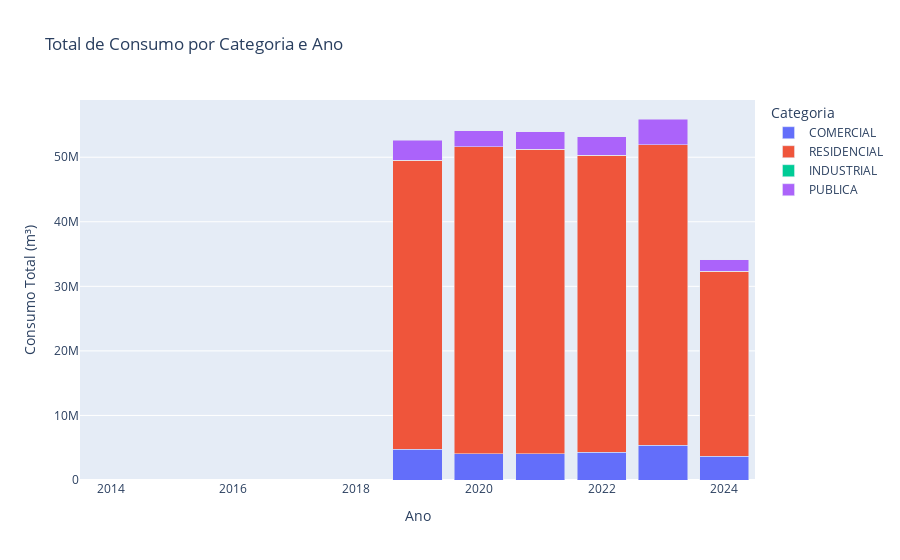

Write notebook code for a chart like this one.
### Markdown cell above
### Big Numbers

### Code cell
df_consumo['Year'] = df_consumo['DAT_LEITURA'].dt.year

df_totals = df_consumo.groupby(['Year', 'CATEGORIA']).agg({
    'CONS_MEDIDO': ['sum', 'mean']
}).reset_index()

df_totals.columns = ['Year', 'CATEGORIA', 'Total_Consumo', 'Media_Consumo']

df_totals_sorted = df_totals.sort_values(by=['Year', 'CATEGORIA'])

fig_total = px.bar(df_totals_sorted, x='Year', y='Total_Consumo', color='CATEGORIA',
                   title='Total de Consumo por Categoria e Ano',
                   labels={'Total_Consumo': 'Consumo Total (m³)', 'Year': 'Ano', 'CATEGORIA': 'Categoria'},
                   barmode='stack')

fig_total.update_layout(xaxis_title='Ano', yaxis_title='Consumo Total (m³)')
fig_total.show()

### Figure 1 — Plotly figure (JSON) as saved in the notebook; plotly's stock layout.template omitted (floating-point values rounded to 4 significant figures)
{"data": [{"alignmentgroup": "True", "hovertemplate": "Categoria=COMERCIAL<br>Ano=%{x}<br>Consumo Total (m³)=%{y}<extra></extra>", "legendgroup": "COMERCIAL", "marker": {"color": "#636efa", "pattern": {"shape": ""}}, "name": "COMERCIAL", "offsetgroup": "COMERCIAL", "orientation": "v", "showlegend": true, "textposition": "auto", "type": "bar", "x": [2014, 2019, 2020, 2021, 2022, 2023, 2024], "xaxis": "x", "y": [15, 4796346, 4098242, 4063695, 4279941, 5376495, 3658122], "yaxis": "y"}, {"alignmentgroup": "True", "hovertemplate": "Categoria=RESIDENCIAL<br>Ano=%{x}<br>Consumo Total (m³)=%{y}<extra></extra>", "legendgroup": "RESIDENCIAL", "marker": {"color": "#EF553B", "pattern": {"shape": ""}}, "name": "RESIDENCIAL", "offsetgroup": "RESIDENCIAL", "orientation": "v", "showlegend": true, "textposition": "auto", "type": "bar", "x": [2014, 2019, 2020, 2021, 2022, 2023, 2024], "xaxis": "x", "y": [485, 44713831, 47531688, 47148936, 46049101, 46547239, 28663745], "yaxis": "y"}, {"alignmentgroup": "True", "hovertemplate": "Categoria=INDUSTRIAL<br>Ano=%{x}<br>Consumo Total (m³)=%{y}<extra></extra>", "legendgroup": "INDUSTRIAL", "marker": {"color": "#00cc96", "pattern": {"shape": ""}}, "name": "INDUSTRIAL", "offsetgroup": "INDUSTRIAL", "orientation": "v", "showlegend": true, "textposition": "auto", "type": "bar", "x": [2019, 2020, 2021, 2022, 2023, 2024], "xaxis": "x", "y": [14584, 16382, 9017, 10561, 12872, 8623], "yaxis": "y"}, {"alignmentgroup": "True", "hovertemplate": "Categoria=PUBLICA<br>Ano=%{x}<br>Consumo Total (m³)=%{y}<extra></extra>", "legendgroup": "PUBLICA", "marker": {"color": "#ab63fa", "pattern": {"shape": ""}}, "name": "PUBLICA", "offsetgroup": "PUBLICA", "orientation": "v", "showlegend": true, "textposition": "auto", "type": "bar", "x": [2019, 2020, 2021, 2022, 2023, 2024], "xaxis": "x", "y": [3132030, 2480273, 2710825, 2830131, 3984449, 1796709], "yaxis": "y"}], "layout": {"barmode": "stack", "legend": {"title": {"text": "Categoria"}, "tracegroupgap": 0}, "title": {"text": "Total de Consumo por Categoria e Ano"}, "xaxis": {"anchor": "y", "domain": [0, 1], "title": {"text": "Ano"}}, "yaxis": {"anchor": "x", "domain": [0, 1], "title": {"text": "Consumo Total (m³)"}}}}
